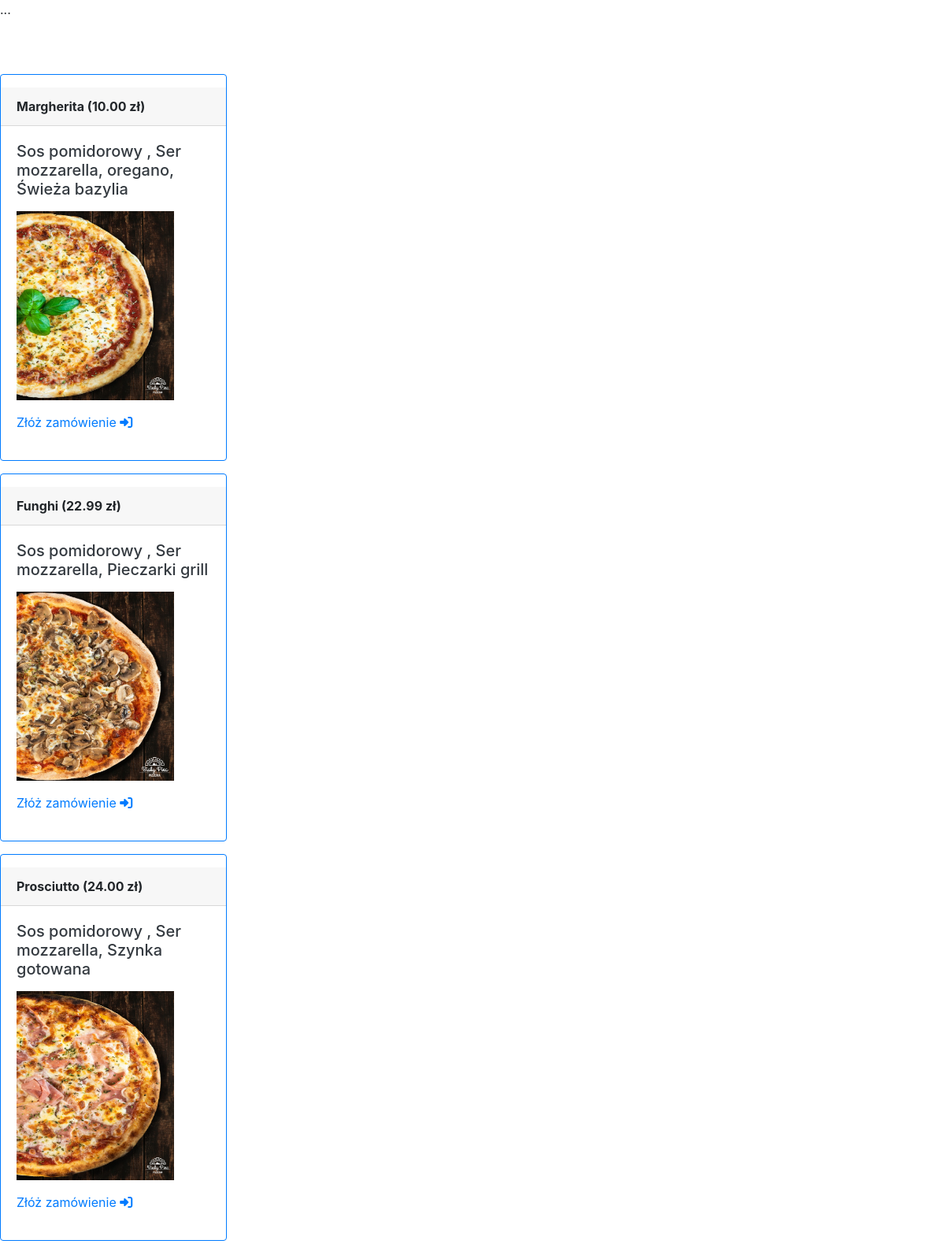
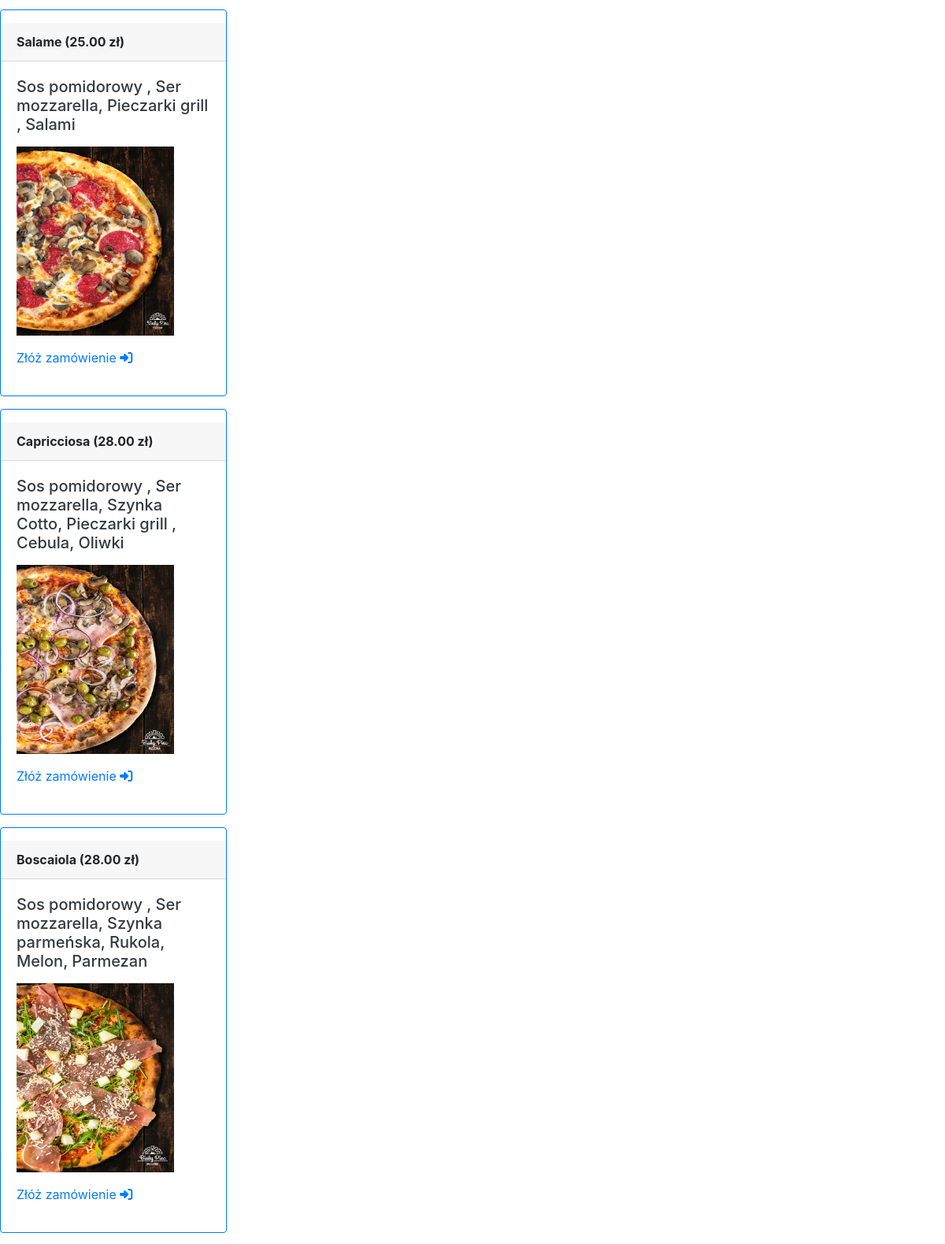
The app's page /pizza/ (upper part) with its own data (2 pictures, top to bottom).
### pizza/models.py (models this page shows)
class Pizza (models.Model):
    nazwa = models.CharField(max_length=20, null=True, blank=True)
    skladniki = models.TextField(default="")
    cena = models.DecimalField(max_digits=4, decimal_places=2, null=True, blank=True)
    zdjecie =models.ImageField (upload_to='foty', null=True, blank=True)

### pizza/views.py (the view)
# urls.py: path('pizza/', calosc, name='pizza'),
def calosc (request):
    wszystkie = Pizza.objects.all()
    return render(request, 'pizza.html', {"pizza": wszystkie})

### templates/pizza.html (shortened to what this page needs)
{% extends 'glowny.html' %}
{% block strona %}
<p style="padding-left: 3cm">
<h2><b><span style="color: white">Nasze menu <i class="fas fa-utensils"></i> </span><b><span style="color: white"><i class="fas fa-pizza-slice"></i></span></b></b></h2>
        {% for p in pizza %}
            <p><div class="card border-primary mb-3"  style="max-width: 18rem;"> </p>
              <div class="card-header"><b>{{ p.nazwa }} ({{ p.cena }} zł)</b></b></div>
              <div class="card-body text-dark">
                <h5 class="card-title"><p>{{ p.skladniki }}</p></h5>
                    <img src="/media/{{ p.zdjecie }}" width="200" height="240">
                <p></p><a href="wyswietl">Złóż zamówienie <i class="fas fa-sign-in-alt"></i></a></p>
              </div>
    {% endfor %}
{% endblock %}

### templates/glowny.html (shortened to what this page needs)
{% load static %}
<!doctype html>
<html lang="en">
<head>
    <link rel="stylesheet" href="https://stackpath.bootstrapcdn.com/bootstrap/4.1.3/css/bootstrap.min.css">
</head>
<body>
        <body background="https://cdn.pixabay.com/photo/2020/03/21/02/26/pizza-4952509_960_720.jpg">...</body>
        {% block strona %} {% endblock %}
</body>
</html>

### records on screen
Pizza: nazwa "Margherita", cena "10.00", skladniki "Sos pomidorowy , Ser mozzarella, oregano, Świeża bazylia", zdjecie (picture)
Pizza: nazwa "Funghi", cena "22.99", skladniki "Sos pomidorowy , Ser mozzarella, Pieczarki grill", zdjecie (picture)
Pizza: nazwa "Prosciutto", cena "24.00", skladniki "Sos pomidorowy , Ser mozzarella, Szynka gotowana", zdjecie (picture)
Pizza: nazwa "Salame", cena "25.00", skladniki "Sos pomidorowy , Ser mozzarella, Pieczarki grill , Salami", zdjecie (picture)
Pizza: nazwa "Capricciosa", cena "28.00", skladniki "Sos pomidorowy , Ser mozzarella, Szynka Cotto, Pieczarki grill , Cebula, Oliwki", zdjecie (picture)
Pizza: nazwa "Boscaiola", cena "28.00", skladniki "Sos pomidorowy , Ser mozzarella, Szynka parmeńska, Rukola, Melon, Parmezan", zdjecie (picture)
